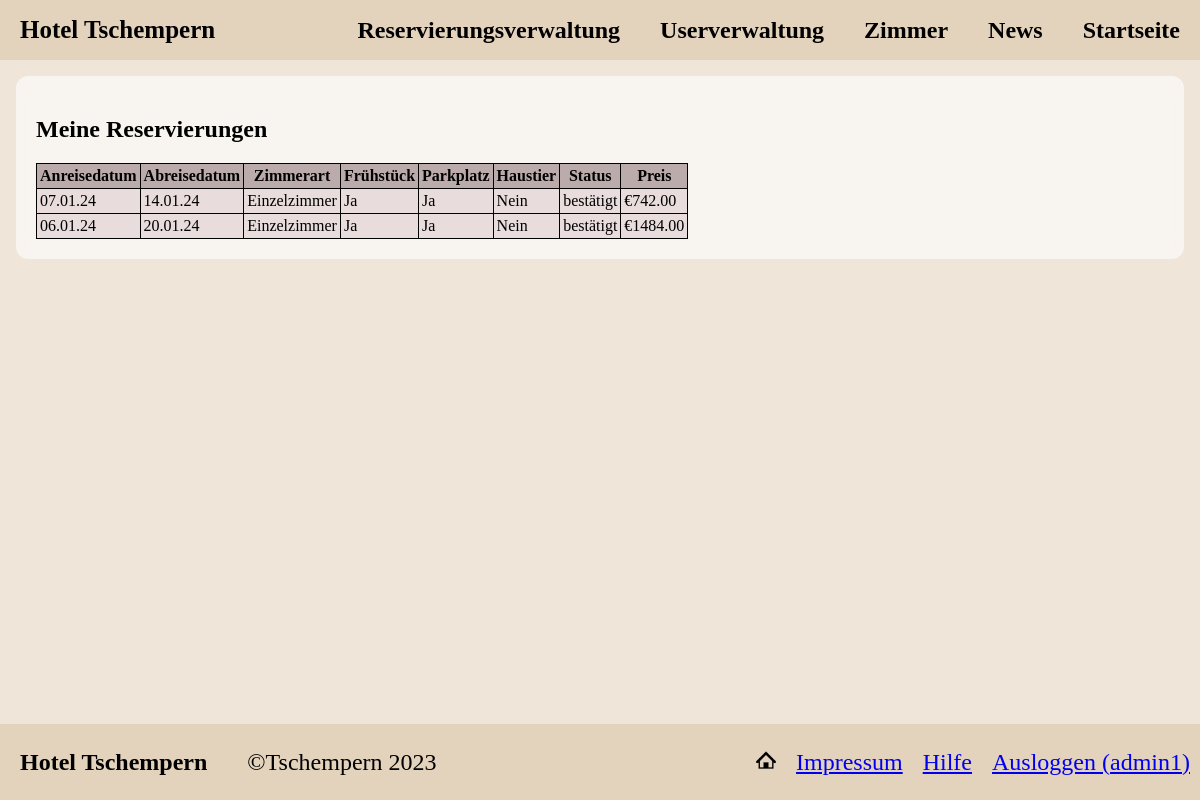
Page /profileMyReservations.php (signed in) on the committed database.
### tables this page shows
CREATE TABLE `reservation` (
  `res_id` int(32) NOT NULL,
  `date_from` date NOT NULL,
  `date_to` date NOT NULL,
  `breakfast` tinyint(1) NOT NULL,
  `parking` tinyint(1) NOT NULL,
  `pets` tinyint(1) NOT NULL,
  `other` varchar(255) DEFAULT NULL,
  `pers_id` int(32) NOT NULL,
  `room_nr` int(32) NOT NULL,
  `state_id` varchar(2) NOT NULL,
  `price` decimal(10,2) NOT NULL,
  `timestamp` datetime NOT NULL DEFAULT current_timestamp()
);

CREATE TABLE `room_type` (
  `rt_id` varchar(2) NOT NULL,
  `numPerson` int(2) NOT NULL,
  `price` decimal(10,2) NOT NULL,
  `description` varchar(32) NOT NULL,
  `filePath` varchar(64) NOT NULL
);

CREATE TABLE `reservation_state` (
  `state_id` varchar(2) NOT NULL,
  `description` varchar(10) NOT NULL
);

### profileMyReservations.php (the view, shortened to what this page needs)
<?php
    include 'inc/head.php';
?>
<body>
    <?php include 'inc/headerNav.php';?>
    <section>
    <div class = "contentBackground">
    <h2>Meine Reservierungen</h2>
    <table class = "userManagerTable">
        <thead>
            <tr>
                <th>Anreisedatum</th>
                <th>Abreisedatum</th>
                <th>Zimmerart</th>
                <th>Frühstück</th>
                <th>Parkplatz</th>
                <th>Haustier</th>
                <th>Status</th>
                <th>Preis</th>
            </tr>
        </thead>
        <tbody>
            <?php
                require 'inc/dbaccess.php';
                $db_obj=new mysqli($host, $dbuser, $dbpassword, $database);
                $sql = "SELECT date_from, date_to, breakfast, parking, pets, res.price, rt.description as room, rs.description as state
                            FROM reservation res
                                JOIN room USING (room_nr)
                                JOIN room_type rt ON(type=rt_id)
                                JOIN reservation_state rs USING(state_id)
                            WHERE pers_id=" . $_SESSION['user']['pers_id'];
                $result = $db_obj->query($sql);
                while($row = mysqli_fetch_array($result)) {
                    $date_from = $row["date_from"];
                    $date_to = $row["date_to"];
                    $breakfast = ($row["breakfast"]) == 1 ? "Ja" : "Nein";
                    $parking = ($row["parking"]) == 1 ? "Ja" : "Nein";
                    $pets = ($row["pets"]) == 1 ? "Ja" : "Nein";
                    $room = $row["room"];
                    $state = $row["state"];
                    $price = $row["price"];
                    ?>
                        <tr>
                            <td><?=date('d.m.y',strtotime($date_from))?></td>
                            <td><?=date('d.m.y',strtotime($date_to))?></td>
                            <td><?=$room?></td>
                            <td><?=$breakfast?></td>
                            <td><?=$parking?></td>
                            <td><?=$pets?></td>
                            <td><?=$state?></td>
                            <td>€<?=$price?></td>
                        </tr>
                    <?php
                }
            ?>
        </tbody>
    </table>
    </div>
    </section>
    <?php include 'inc/footer.php';?>
</body>
</html>

### css/style.css (style rules this page uses)
body { margin:0; background-color: #efe5d9; font-family: 'Calibri'; background-image: url(/images/AtterseeSkaliert.jpg); background-position: center; background-repeat: no-repeat; background-size: cover; background-attachment: fixed; }
section { padding:16px; }
.contentBackground { background-color: rgba(255, 255, 255, 0.589); backdrop-filter: blur(10px); border-radius: 12px; padding:20px; }
.userManagerTable { border-collapse: collapse; border-spacing: 0; padding:10px; border: 1px solid black; }
.userManagerTable th { background-color: rgb(188, 171, 171); padding:3px; border: 1px solid black; }
.userManagerTable tr td { background-color: rgb(232, 220, 220); padding:3px; border: 1px solid black; }

### rows in the picture
reservation: date_from "07.01.24", date_to "14.01.24", room_type.description "Einzelzimmer", breakfast "Ja", parking "Ja", pets "Nein", state.description "bestätigt", price "742.00"
reservation: date_from "06.01.24", date_to "20.01.24", room_type.description "Einzelzimmer", breakfast "Ja", parking "Ja", pets "Nein", state.description "bestätigt", price "1484.00"

### other values in the picture
$_SESSION['user']['username'] "admin1"
